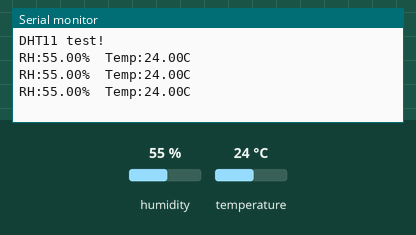
Bench run of a program on a simulated ESP32-S3. Parts: the last lines printed to the serial monitor. The inputs (shaded band) are chosen by the test bench; at power-on: humidity 55 %, temperature 24 °C.

Above: at 2.8 s.
2.9 s: humidity set to 22 %
At 5.5 s:
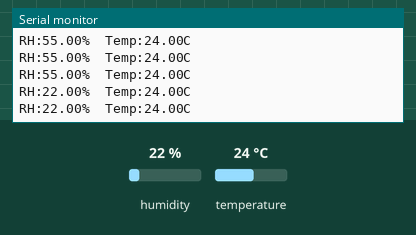
5.6 s: temperature set to 12 °C
At 6.9 s:
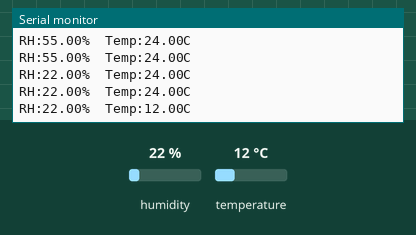
8.3 s: humidity set to 40 %
At 9.9 s:
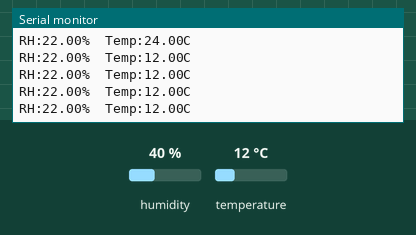
Timing chart, 0 to 11.4 s (numbered marks = the images above; inputs shaded):
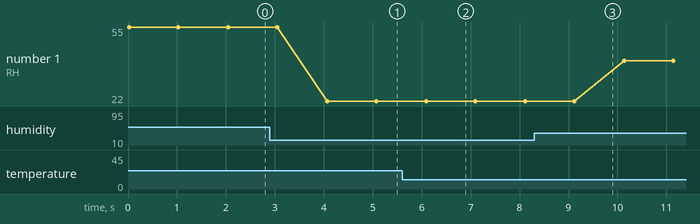

The program:

main.cpp
```cpp
/*
 * Filename    : Temperature and Humidity Sensor
 * Description : Use XHT11 to measure temperature and humidity.Print the result to the serial port.
 * Device      : ESP32-S3 DevKitC
 * Library     : adafruit/DHT sensor library
*/

#include <Arduino.h>
#include "DHT.h"

#define DHTPIN 10  // Set the pin connected to the DHT11 data pin
#define DHTTYPE DHT11 // DHT11 DHT22

DHT dht(DHTPIN, DHTTYPE);

void setup() {
  Serial.begin(115200);
  Serial.println("DHT11 test!");
  dht.begin();
}

void loop() {
  // Reading temperature or humidity takes about 250 milliseconds!

  float humidity = dht.readHumidity();
  // Read temperature as Celsius (), Fahrenheit(true)
  float temperature = dht.readTemperature();

  // Check if any reads failed and exit early (to try again).
  if (isnan(humidity) || isnan(temperature)) {
    Serial.println("Failed to read from DHT sensor!");
    return;
  }
  Serial.print("RH:");
  Serial.print(humidity);
  Serial.print("%  ");
  Serial.print("Temp:");
  Serial.print(temperature);
  Serial.println("C");

  delay(1000);
}


/*
#include <Arduino.h>
#include "xht11.h"
//gpio10
xht11 xht(10);

unsigned char dht[4] = {0, 0, 0, 0};//Only the first 32 bits of data are received, not the parity bits
void setup() {
  Serial.begin(115200);//Start the serial port monitor and set baud rate to 115200
}

void loop() {
  if (xht.receive(dht)) { //Returns true when checked correctly
    Serial.print("RH:");
    Serial.print(dht[0]); //The integral part of humidity, DHT [0] is the fractional part
    Serial.print("%  ");
    Serial.print("Temp:");
    Serial.print(dht[2]); //The integral part of temperature, DHT [3] is the fractional part
    Serial.println("C");
  } else {    //Read error
    Serial.println("sensor error");
  }
  delay(1000);  //It takes 1000ms to wait for the device to read
}
*/
```

Measured:
- after the input at 2.9 s, the serial monitor: prints a new line after 1.2 s (image 1)
- after the input at 5.6 s, the serial monitor: prints a new line after 0.49 s (image 2)
- plotted number 1: 55 → 22 after the input at 2.9 s, 22 → 40 after the input at 8.3 s
